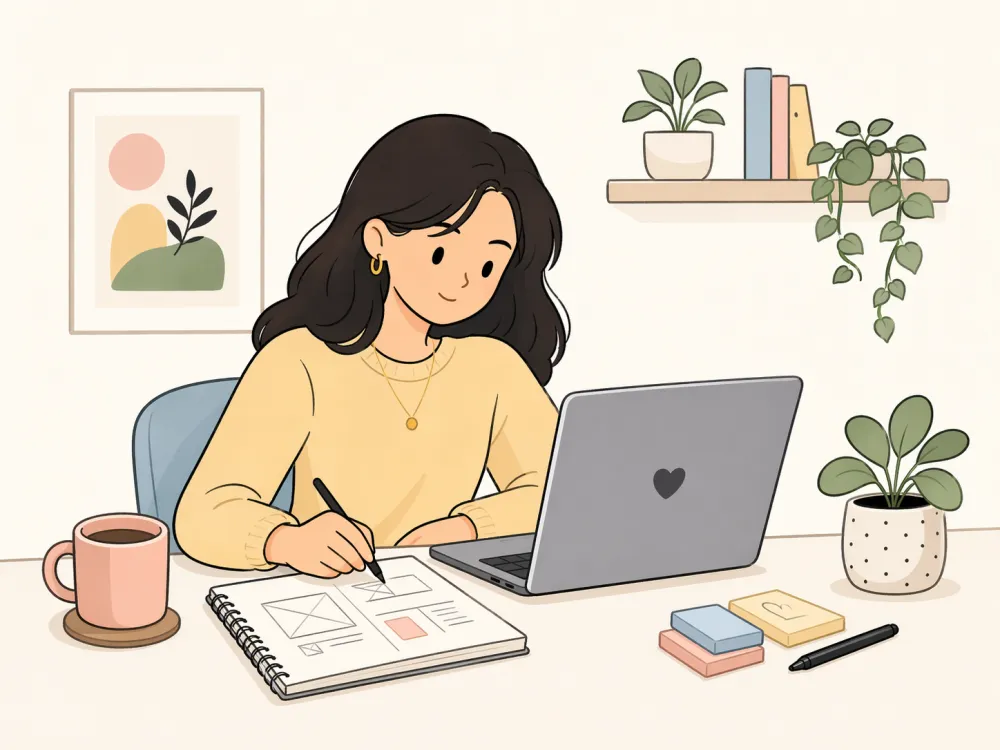
#> input picture scripts/source/about-portrait-original.webp, 1000 x 750 px
$ python watercolor-portrait.py
#> lines starting #> are read from the running program, lines starting #| are printed output that depends on the picture
"""
Turns the flat About illustration into a watercolor, in the same style as the outside work thumbnails
(scripts/generate-watercolors.py): soft glazes with wobbling edges, pigment that pools darker at the edge of a wash,
paper grain, and a painting that fades into white paper so it sits on the page without a box.

    python3 scripts/watercolor-portrait.py

Needs opencv-python-headless and numpy. Reads scripts/source/about-portrait-original.webp (the untouched
illustration) and writes public/rendered/generated/about-portrait-watercolor.webp. Deterministic (fixed seed).
"""

from pathlib import Path

import cv2
import numpy as np

ROOT = Path(__file__).resolve().parent.parent
SRC = ROOT / "scripts" / "source" / "about-portrait-original.webp"
OUT = ROOT / "public" / "rendered" / "generated" / "about-portrait-watercolor.webp"
W, H = 1000, 750


def noise(rng, cell: int, shape) -> np.ndarray:
    """Smooth random field in 0..1 with features about `cell` pixels wide."""
    h, w = shape
    small = rng.random((h // cell + 3, w // cell + 3)).astype(np.float32)
    return cv2.resize(small, (w, h), interpolation=cv2.INTER_CUBIC).clip(0, 1)


def main():
    rng = np.random.default_rng(5)
    src = cv2.imread(str(SRC), cv2.IMREAD_COLOR)
#> src is the input picture: shape (750, 1000, 3); mean B, G, R 197.2, 212.7, 222.8
    src = cv2.resize(src, (W, H), interpolation=cv2.INTER_AREA)
    yy, xx = np.mgrid[0:H, 0:W].astype(np.float32)

    # 1. Flatten into washes: smooth the colour regions, keep the shapes.
    wash = cv2.pyrMeanShiftFiltering(src, 10, 26)
    wash = cv2.bilateralFilter(wash, 9, 40, 9)

    # 2. The shapes wobble like a brush that did not quite follow the pencil.
    dx = (noise(rng, 60, (H, W)) - 0.5) * 9 + (noise(rng, 14, (H, W)) - 0.5) * 3.5
    dy = (noise(rng, 60, (H, W)) - 0.5) * 9 + (noise(rng, 14, (H, W)) - 0.5) * 3.5
    wash = cv2.remap(wash, xx + dx, yy + dy, cv2.INTER_LINEAR, borderMode=cv2.BORDER_REFLECT)
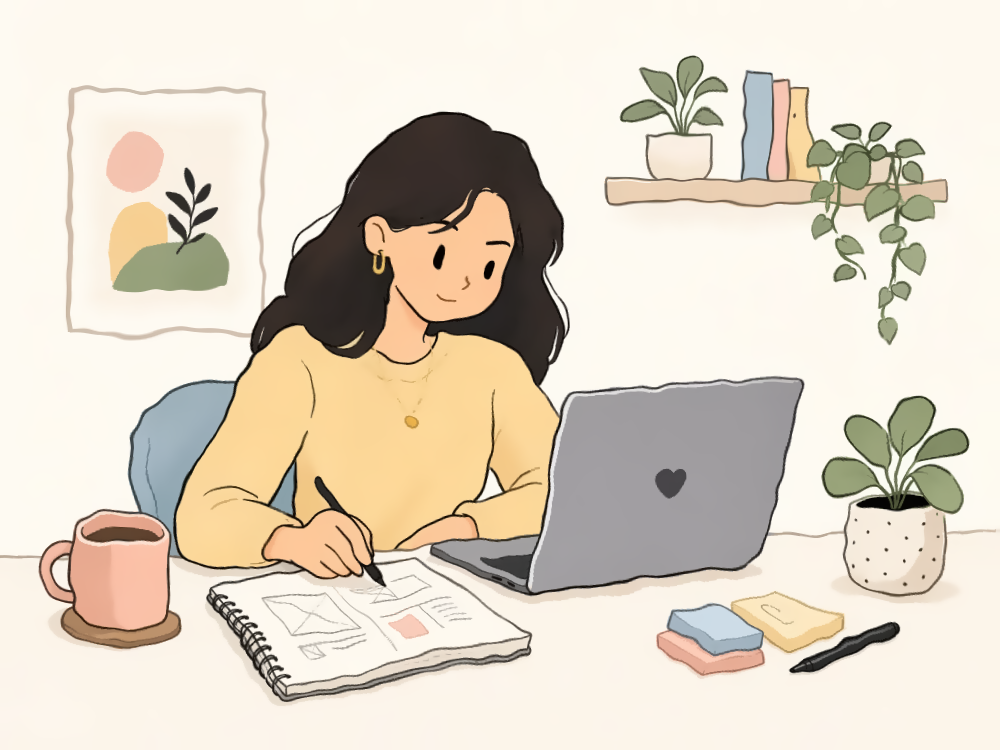
#> wash: shape (750, 1000, 3); mean B, G, R 197.1, 212.7, 222.9
    src_w = cv2.remap(src, xx + dx, yy + dy, cv2.INTER_LINEAR, borderMode=cv2.BORDER_REFLECT)

    img = wash.astype(np.float32) / 255
    # Lift towards paper: watercolor is never as dense as flat vector fills.
    paper = np.array([0.985, 0.985, 0.985], np.float32)
    ink_amount = 1 - img  # how much pigment per channel
    lum = cv2.cvtColor((img * 255).astype(np.uint8), cv2.COLOR_BGR2GRAY).astype(np.float32) / 255
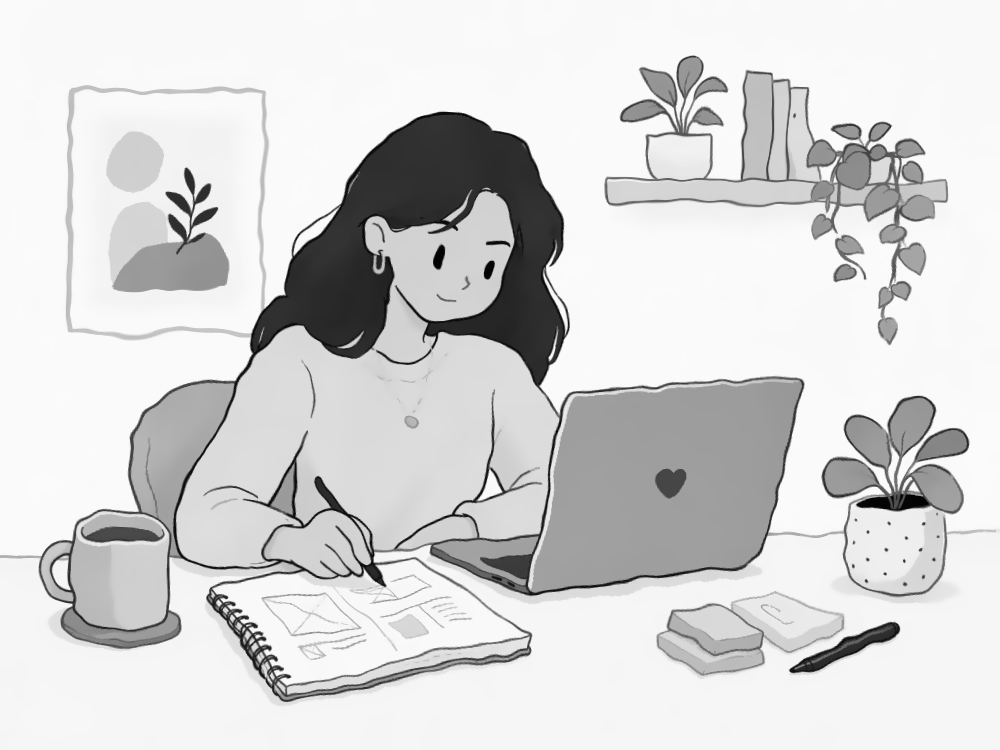
#> lum: shape (750, 1000) float32; min 0.0118, max 0.984, mean 0.839

    # 3. Pigment pools unevenly: slow blotches plus fine granulation.
    pigment = 0.78 + 0.42 * noise(rng, 110, (H, W)) + 0.12 * (noise(rng, 7, (H, W)) - 0.5)
    ink_amount *= pigment[..., None] * 0.92

    # 4. Wet edge: pigment dries darker where one wash meets another.
    gray = cv2.cvtColor(wash, cv2.COLOR_BGR2GRAY).astype(np.float32) / 255
    edges = np.abs(cv2.GaussianBlur(gray, (0, 0), 1.2) - cv2.GaussianBlur(gray, (0, 0), 5.5))
    edges = np.clip(edges * 6.0, 0, 1)
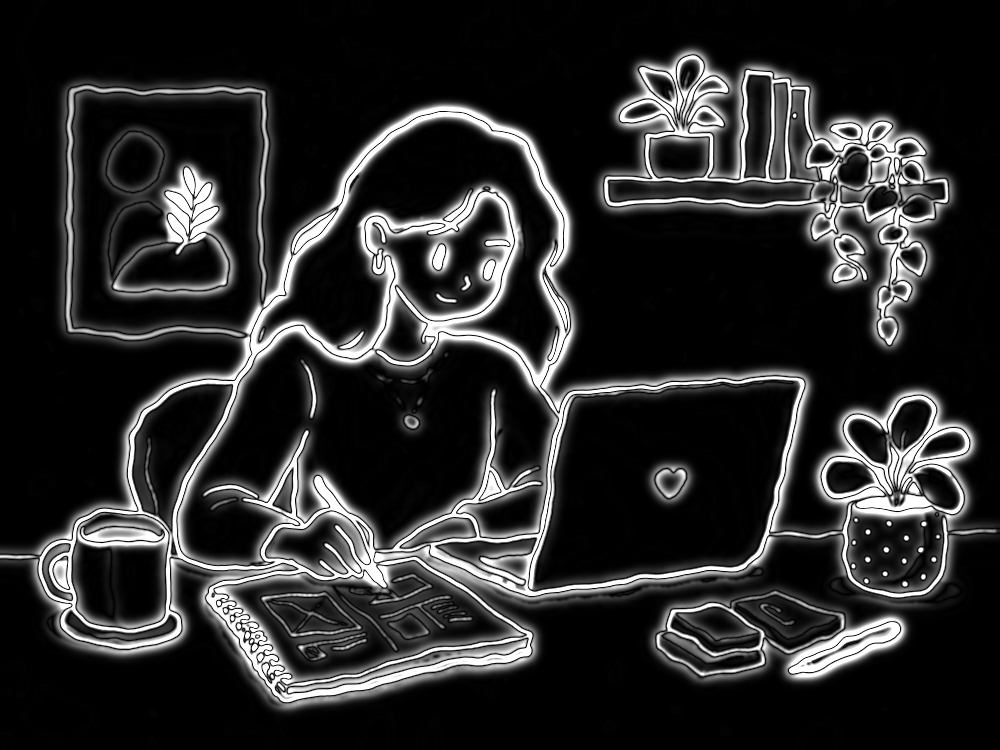
#> edges: shape (750, 1000) float32; min 0, max 1, mean 0.167
    ink_amount *= (1 + 0.55 * edges)[..., None]
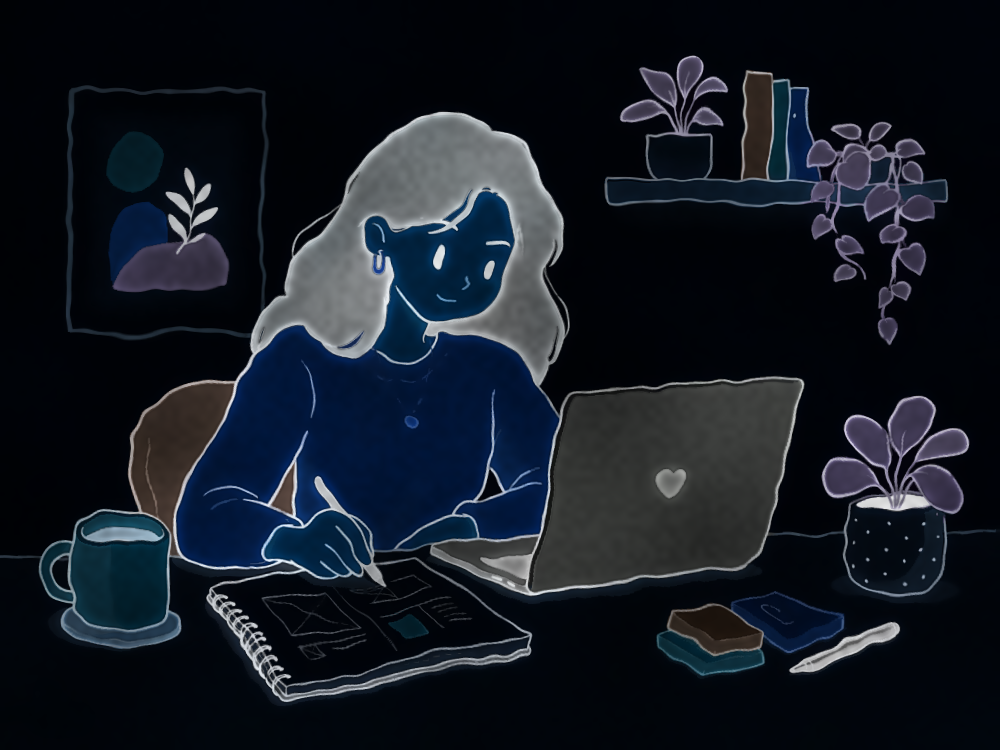
#> ink_amount: shape (750, 1000, 3) float32; mean B, G, R 0.244, 0.182, 0.142; drawn with min black and max white

    out = np.clip(paper[None, None, :] * (1 - ink_amount * 0.95), 0, 1)

    # 5. Graphite line: the dark outlines of the original, thinned and softened so they read as pencil.
    src_gray = cv2.cvtColor(src_w, cv2.COLOR_BGR2GRAY).astype(np.float32) / 255
    line = np.clip((0.42 - src_gray) / 0.42, 0, 1)  # only the darkest strokes
    line = cv2.GaussianBlur(line, (0, 0), 0.8) * (0.55 + 0.35 * noise(rng, 5, (H, W)))
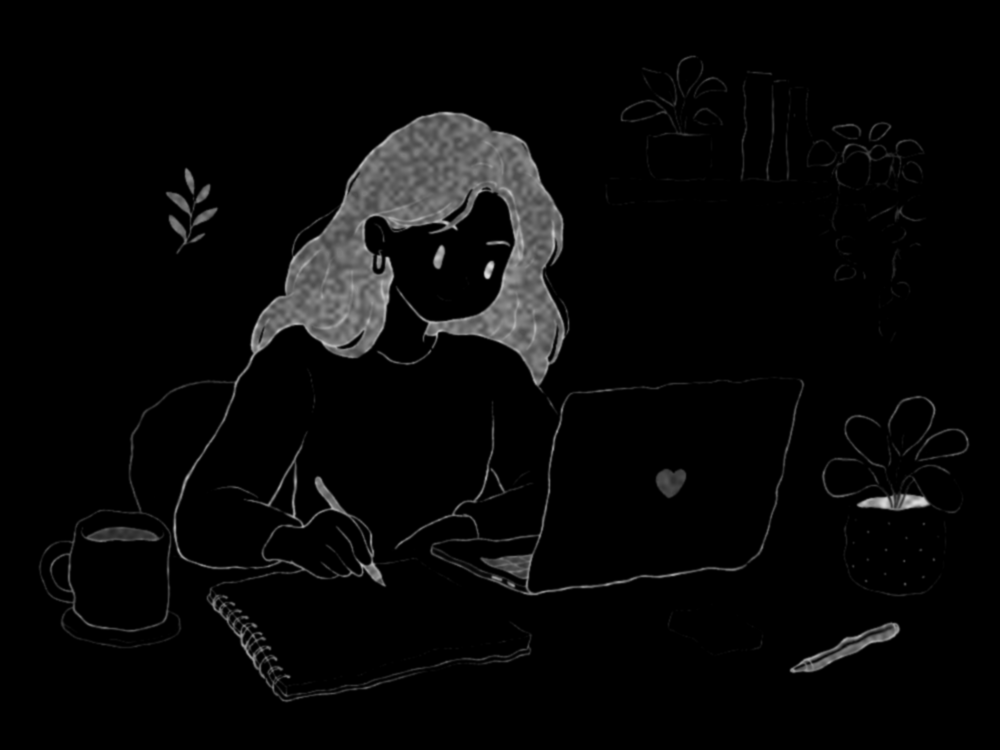
#> line: shape (750, 1000) float32; min 0, max 0.882, mean 0.0313
    graphite = np.array([0.30, 0.27, 0.25], np.float32)  # BGR, warm grey
    out = out * (1 - line[..., None] * (1 - graphite[None, None, :]) * 0.85)

    # 6. Paper grain, then fade the painting into white paper with an organic edge.
    grain = 0.965 + 0.05 * noise(rng, 3, (H, W)) + 0.02 * noise(rng, 24, (H, W))
    out = out * grain[..., None]

    # A rounded square rather than an ellipse, so the corners of the desk scene survive.
    d = (np.abs(xx / W - 0.5) ** 4 + np.abs((yy / H - 0.5) * 1.1) ** 4) ** 0.25
    d = d + (noise(rng, 90, (H, W)) - 0.5) * 0.12 + (noise(rng, 22, (H, W)) - 0.5) * 0.03
    keep = np.clip((0.505 - d) / 0.07, 0, 1)
    keep = cv2.GaussianBlur(keep, (0, 0), 7)
    out = 1 - (1 - out) * keep[..., None]
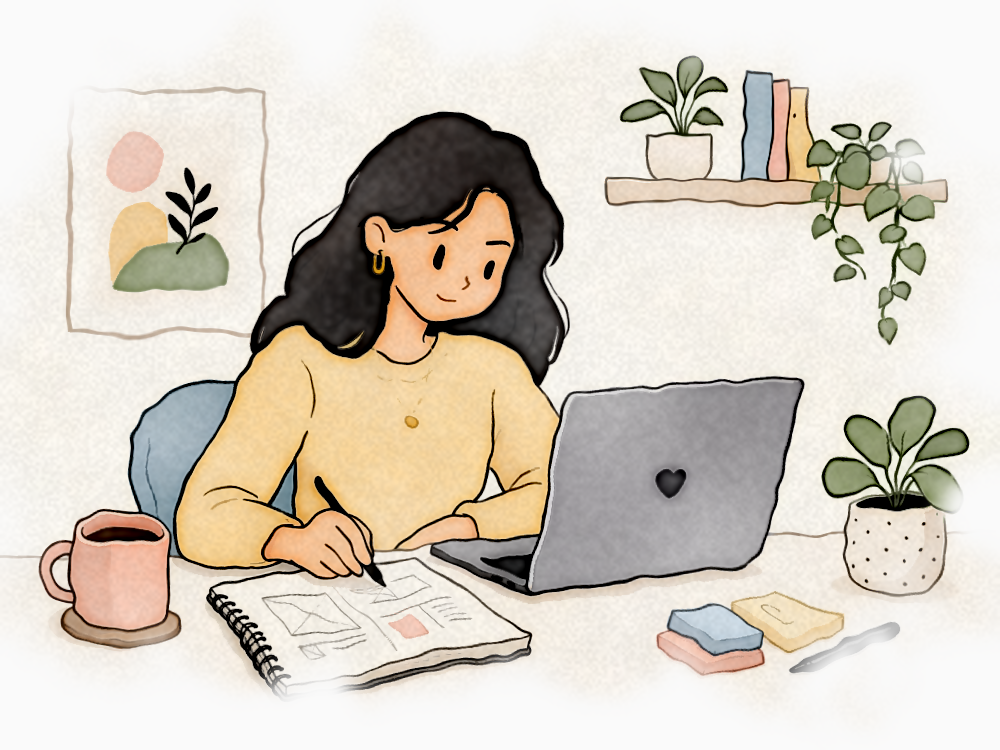
#> out: shape (750, 1000, 3) float32; mean B, G, R 0.784, 0.832, 0.863; drawn with min black and max white

    result = np.clip(out * 255, 0, 255).astype(np.uint8)
    cv2.imwrite(str(OUT), result, [cv2.IMWRITE_WEBP_QUALITY, 82])
#> (the run stopped early here; a loop or call above may not have finished)
